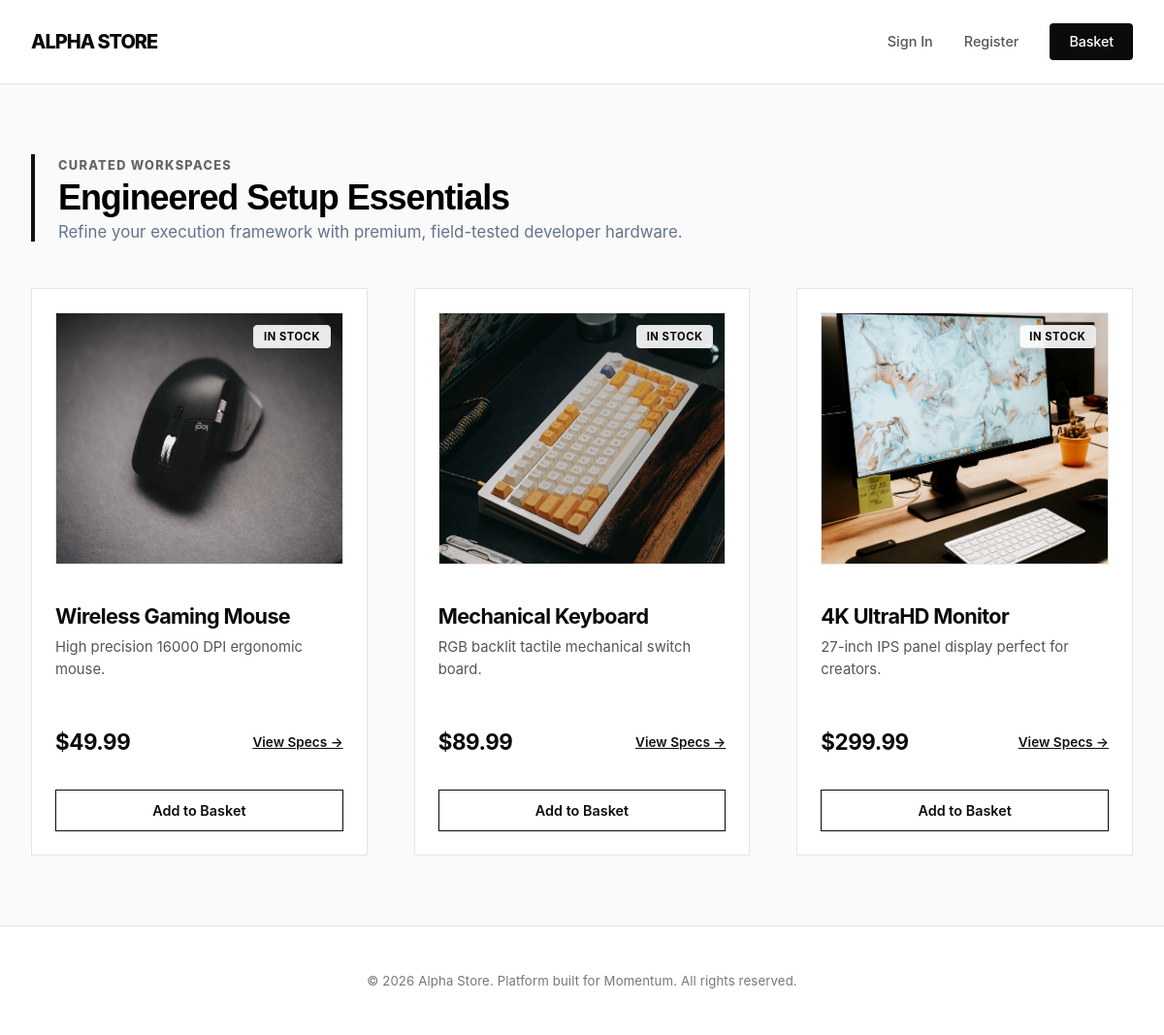
The page / on the database its author committed.
### shop/models.py (models this page shows, shortened)
class Product(models.Model):
    name = models.CharField(max_length=200)
    description = models.TextField()
    price = models.DecimalField(max_digits=10, decimal_places=2)
    image = models.ImageField(upload_to='products/', null=True, blank=True)
    stock = models.IntegerField(default=0)

### shop/views.py (the view)
# urls.py: path('', views.product_list, name='product_list'),
def product_list(request):
    products = Product.objects.all()
    return render(request, 'store.html', {'products': products})

### shop/templates/store.html
{% extends 'base.html' %}
{% load static %}
{% block content %}
<div style="margin-bottom: 3rem; border-left: 4px solid #111111; padding-left: 1.5rem;">
    <span style="font-size: 0.8rem; font-weight: 800; color: #666666; text-transform: uppercase; letter-spacing: 0.1em;">Curated Workspaces</span>
    <h2 style="font-family: 'Plus Jakarta Sans', sans-serif; font-size: 2.25rem; font-weight: 800; color: #000000; margin-top: 0.25rem; letter-spacing: -0.03em;">Engineered Setup Essentials</h2>
    <p style="color: #64748b; font-size: 1.05rem; margin-top: 0.25rem;">Refine your execution framework with premium, field-tested developer hardware.</p>
</div>
<div class="product-grid">
    {% for product in products %}
    <div class="product-card" style="position: relative;">
        <div class="card-media" style="position: relative; overflow: hidden; background: #f5f5f5; border: 1px solid #e5e5e5; display: flex; align-items: center; justify-content: center; font-size: 3rem;">
            {% if forloop.counter == 1 %}
                <img src="{% static 'shop/images/mouse.jpg' %}" alt="{{ product.name }}" style="width:100%; height:100%; object-fit: cover;">
            {% elif forloop.counter == 2 %}
                <img src="{% static 'shop/images/keyboard.jpg' %}" alt="{{ product.name }}" style="width:100%; height:100%; object-fit: cover;">
            {% else %}
                <img src="{% static 'shop/images/monitor.jpg' %}" alt="{{ product.name }}" style="width:100%; height:100%; object-fit: cover;">
            {% endif %}
            <span style="position: absolute; top: 0.75rem; right: 0.75rem; background: rgba(255,255,255,0.9); backdrop-filter: blur(4px); padding: 0.25rem 0.6rem; border-radius: 4px; font-size: 0.7rem; font-weight: 700; color: #000000; text-transform: uppercase; letter-spacing: 0.05em; border: 1px solid #e5e5e5; z-index: 10;">In Stock</span>
        </div>
        <div class="card-body" style="padding: 1rem 0;">
            <h3 class="card-title">{{ product.name }}</h3>
            <p class="card-desc">{{ product.description }}</p>
        </div>
        <div class="card-footer" style="padding: 0; margin-bottom: 1rem;">
            <div class="price-row">
                <span class="card-price">${{ product.price }}</span>
                <a href="/product/{{ product.id }}/" class="specs-link" style="font-size: 0.85rem; font-weight: 600; color: #111111; text-decoration: underline; z-index: 5; position: relative;">View Specs →</a>
            </div>
        </div>
        <a href="/product/{{ product.id }}/" style="position: absolute; top: 0; left: 0; width: 100%; height: calc(100% - 50px); z-index: 2;" aria-label="View product specification details"></a>
        <a href="/cart/add/{{ product.id }}/" class="btn-add" style="position: relative; z-index: 3;">Add to Basket</a>
    </div>
    {% endfor %}
</div>
{% endblock %}

### shop/templates/base.html (shortened to what this page needs)
{% load static %}
<!DOCTYPE html>
<html lang="en">
<head>
    <link rel="stylesheet" href="{% static 'shop/style.css' %}">
</head>
<body>
    <header>
        <div class="nav-container">
            <a href="/" class="nav-logo">ALPHA STORE</a>
            <div class="nav-links">
                {% if user.is_staff %}
                    <a href="/alpha-staff/" style="color: #4f46e5; font-weight: 700;">⚙️ Staff Dashboard</a>
                    <a href="/logout/">Log Out</a>
                {% else %}
                    <a href="/login/">Sign In</a>
                    <a href="/register/">Register</a>
                    <a href="/cart/" class="btn-basket">Basket</a>
                {% endif %}
            </div>
        </div>
    </header>
    <main>
        {% block content %}
        {% endblock %}
    </main>
    <footer>
        <p>&copy; 2026 Alpha Store. Platform built for Momentum. All rights reserved.</p>
    </footer>
</body>
</html>

### shop/static/shop/style.css (style rules this page uses)
:root { --bc-black: #0b0b0b; --bc-pure-white: #ffffff; --bc-gray-bg: #fafafa; --bc-text-dark: #111111; --bc-text-muted: #555555; --bc-border: #e5e5e5; --bc-border-hover: #000000; --bc-font: 'Inter', -apple-system, sans-serif; }
* { box-sizing: border-box; margin: 0; padding: 0; }
body { font-family: var(--bc-font); background-color: var(--bc-gray-bg); color: var(--bc-text-dark); min-height: 100vh; display: flex; flex-direction: column; -webkit-font-smoothing: antialiased; -moz-osx-font-smoothing: grayscale; }
header { background-color: var(--bc-pure-white); border-bottom: 1px solid var(--bc-border); padding: 1.5rem 2rem; position: sticky; top: 0; z-index: 100; }
.nav-container { max-width: 1200px; margin: 0 auto; display: flex; justify-content: space-between; align-items: center; }
.nav-logo { font-size: 1.25rem; font-weight: 800; text-decoration: none; color: var(--bc-black); letter-spacing: -0.05em; text-transform: uppercase; }
.nav-links { display: flex; align-items: center; gap: 2rem; }
.nav-links a { text-decoration: none; font-size: 0.9rem; font-weight: 500; color: var(--bc-text-muted); transition: color 0.2s cubic-bezier(0.16, 1, 0.3, 1); }
.btn-basket { background-color: var(--bc-black); color: var(--bc-pure-white) !important; padding: 0.65rem 1.25rem; border-radius: 4px; font-weight: 600; font-size: 0.85rem; letter-spacing: -0.01em; transition: opacity 0.2s cubic-bezier(0.16, 1, 0.3, 1); text-decoration: none; }
main { flex-grow: 1; max-width: 1200px; margin: 0 auto; padding: 4.5rem 2rem; width: 100%; }
.product-grid { display: grid; grid-template-columns: repeat(auto-fill, minmax(320px, 1fr)); gap: 3rem; width: 100%; }
.product-card { background: var(--bc-pure-white); border: 1px solid var(--bc-border); overflow: hidden; display: flex; flex-direction: column; justify-content: space-between; padding: 1.5rem; border-radius: 0px; transition: border-color 0.3s cubic-bezier(0.16, 1, 0.3, 1), transform 0.3s cubic-bezier(0.16, 1, 0.3, 1); text-decoration: none; }
.card-media { width: 100%; height: 260px; background-color: #f7f7f7; margin-bottom: 1.5rem; border: 1px solid var(--bc-border); }
.card-title { font-size: 1.35rem; font-weight: 700; color: var(--bc-black); margin-bottom: 0.5rem; letter-spacing: -0.03em; }
.card-desc { color: var(--bc-text-muted); font-size: 0.925rem; line-height: 1.6; margin-bottom: 2rem; flex-grow: 1; }
.price-row { display: flex; justify-content: space-between; align-items: center; margin-bottom: 1.25rem; }
.card-price { font-size: 1.4rem; font-weight: 700; color: var(--bc-black); letter-spacing: -0.02em; }
.btn-add { display: block; width: 100%; text-align: center; background-color: var(--bc-pure-white); color: var(--bc-black) !important; border: 1px solid var(--bc-black); text-decoration: none; padding: 0.75rem; font-weight: 600; font-size: 0.9rem; transition: background 0.2s cubic-bezier(0.16, 1, 0.3, 1), color 0.2s cubic-bezier(0.16, 1, 0.3, 1); }
footer { background-color: var(--bc-pure-white); color: #777777; text-align: center; padding: 3rem; font-size: 0.825rem; border-top: 1px solid var(--bc-border); margin-top: auto; letter-spacing: 0.01em; }

### rows shown on the page
Product: name "Wireless Gaming Mouse", description "High precision 16000 DPI ergonomic mouse.", price "49.99"
Product: name "Mechanical Keyboard", description "RGB backlit tactile mechanical switch board.", price "89.99"
Product: name "4K UltraHD Monitor", description "27-inch IPS panel display perfect for creators.", price "299.99"
